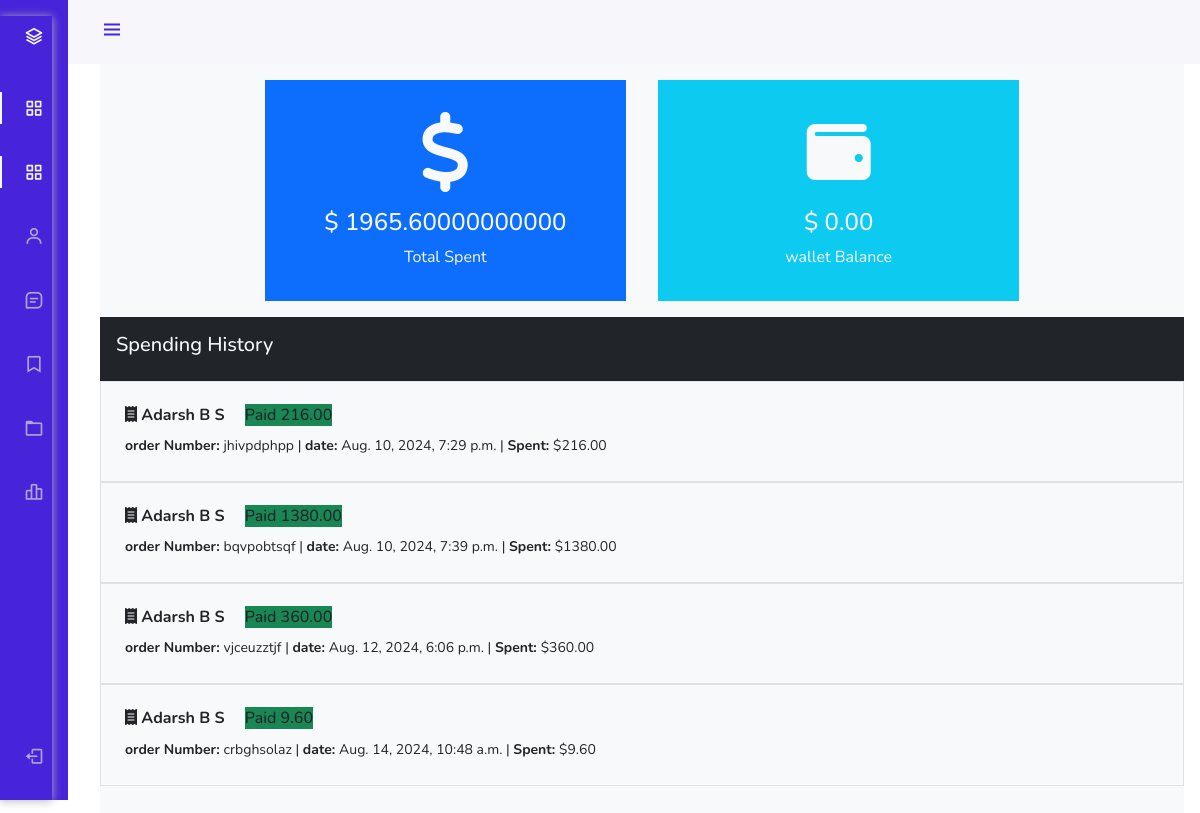
The page /dashboard/wallet/ (signed in) on the database its author committed.
### userauths/models.py (models this page shows, shortened)
class Profile(models.Model):
    pid=ShortUUIDField(length=7, max_length=25, alphabet='adcdefghijklmnopqrstuvwxyz1234')
    image=models.FileField(upload_to='user_directory_path',default='default.jpg',null=True,blank=True)
    user=models.OneToOneField("User", on_delete=models.CASCADE)
    full_name=models.CharField(max_length=100,null=True,blank=True)
    phone=models.CharField(max_length=20,null=True,blank=True)
    gender= models.CharField(max_length=20,choices=GENDER_CHOICE,default='other')
    country=models.CharField(max_length=100,null=True,blank=True)
    city=models.CharField(max_length=100,null=True,blank=True)
    state=models.CharField(max_length=100,null=True,blank=True)
    address=models.CharField(max_length=1000,null=True,blank=True)
    identity_type=models.CharField(max_length=20,choices=IDENTITY_TYPE,null=True,blank=True)
    identity_image=models.FileField(upload_to='user_directory_path',default='id.jpg',null=True,blank=True)
    facebook=models.URLField(max_length=200,null=True,blank=True)
    instagram=models.URLField(max_length=200,null=True,blank=True)
    wallet=models.DecimalField(max_digits=12, decimal_places=2,default=0.00)
    varified=models.BooleanField(default=False)
    date=models.DateTimeField(auto_now_add=True)
    class Meta:
        ordering=['-date']

### hotel/models.py (models this page shows, shortened)
class Booking(models.Model):
    user = models.ForeignKey(User,on_delete=models.SET_NULL ,null=True,blank=True)
    payment_status = models.CharField(max_length=100, choices=PAYMENT_STATUS)
    coupons=models.ManyToManyField('hotel.Coupon', blank=True)
    full_name = models.CharField(max_length=1000)
    email = models.EmailField(max_length=254)
    phone = models.CharField(max_length=50)
    hotel =models.ForeignKey(Hotel, on_delete=models.SET_NULL,null=True,blank=True)
    room_type = models.ForeignKey(RoomType,on_delete=models.SET_NULL,null=True,blank=True)
    room = models.ManyToManyField(Room)
    before_discount = models.DecimalField( max_digits=12, decimal_places=2,default=0)
    total = models.DecimalField( max_digits=12, decimal_places=2,default=0)
    saved = models.DecimalField( max_digits=12, decimal_places=2,default=0)
    check_in_date= models.DateField()
    check_out_date= models.DateField()
    total_days=models.PositiveIntegerField()
    num_adults=models.PositiveIntegerField()
    num_children=models.PositiveIntegerField()
    check_in = models.BooleanField(default=False)
    check_out = models.BooleanField(default=False)
    is_active = models.BooleanField(default=False)
    checked_in_tracker = models.BooleanField(default=False)
    checked_out_tracker = models.BooleanField(default=False)
    date = models.DateTimeField(auto_now_add=True)
    strip_payment_intent = models.CharField(max_length=1000, null=True, blank=True)
    success_id = ShortUUIDField(unique=True, length=10, max_length=20, alphabet='abcdefghijklmnopqrstuvwxyz', null=True , blank=True)
    booking_id=  ShortUUIDField(unique=True, length=10, max_length=20, alphabet='abcdefghijklmnopqrstuvwxyz')

class Hotel(models.Model):
    user = models.ForeignKey(User,on_delete=models.SET_NULL,null=True)
    name = models.CharField(max_length=100)
    description = CKEditor5Field(null=True,blank=True, config_name='extends')
    image = models.FileField(upload_to='hotel_galley')
    address = models.CharField(max_length=200)
    mobile = models.CharField(max_length=50)
    email = models.EmailField(max_length=110)
    status = models.CharField(max_length=20,choices=HOTEL_STATUS ,default='Live')
    tag=TaggableManager(blank=True)
    views=models.IntegerField(default=0)
    featured=models.BooleanField(default=False)
    hid = ShortUUIDField(unique=True, length=10, max_length=20, alphabet='abcdefghijklmnopqrstuvwxyz')
    slug= models.SlugField(unique=True)
    date= models.DateTimeField(auto_now_add=True)

### user_dashboard/views.py (the view)
# urls.py: path('wallet/',views.wallet,name="wallet"),
@login_required
def wallet(request):
    bookings = Booking.objects.filter(user=request.user,payment_status="Paid")
    total_spent = Booking.objects.filter(user=request.user,payment_status='Paid').aggregate(amount=models.Sum("total"))
    wallet_balance = request.user.profile.wallet
    context={
        'bookings':bookings,
        'total_spent': total_spent,
        'wallet_balance':wallet_balance
    }
    return render(request, 'user_dashboard/wallet.html',context)

### templates/user_dashboard/wallet.html (shortened to what this page needs)
{% load static%}
<!DOCTYPE html>
<html lang="en">
<head>
    <link rel="stylesheet" href="https://cdn.jsdelivr.net/npm/bootstrap@4.3.1/dist/css/bootstrap.min.css">
<link href="https://cdn.jsdelivr.net/npm/bootstrap@5.0.0-beta1/dist/css/bootstrap.min.css" rel="stylesheet">
<link href="https://cdn.jsdelivr.net/npm/boxicons@latest/css/boxicons.min.css" rel="stylesheet">
<link rel="stylesheet" href="{% static "css/style.css" %}">
</head>
<body id="body-pd">
    <header class="header" id="header">
        <div class="header_toggle"> <i class='bx bx-menu' id="header-toggle"></i> </div>
    </header>
    <div class="l-navbar" id="nav-bar">
        <nav class="nav">
            <div> <a href="#" class="nav_logo"> <i class='bx bx-layer nav_logo-icon'></i> <span class="nav_logo-name">BBBootstrap</span> </a>
                <div class="nav_list"> <a href="{% url 'user_dashboard:dashboard' %}" class="nav_link active"> <i class='bx bx-grid-alt nav_icon'></i> <span class="nav_name">Dashboard</span> </a>  <a href="{% url 'user_dashboard:bookings' %}" class="nav_link active"> <i class='bx bx-grid-alt nav_icon'></i> <span class="nav_name">All bookings</span> </a> <a href="{% url 'user_dashboard:profile' %}" class="nav_link"> <i class='bx bx-user nav_icon'></i> <span class="nav_name">My Profile</span> </a> <a href="{% url 'user_dashboard:notifications' %}" class="nav_link"> <i class='bx bx-message-square-detail nav_icon'></i> <span class="nav_name">Notifications</span> </a> <a href="{% url 'user_dashboard:bookmark' %}" class="nav_link"> <i class='bx bx-bookmark nav_icon'></i> <span class="nav_name">Bookmark</span> </a> <a href="{% url 'user_dashboard:wallet' %}" class="nav_link"> <i class='bx bx-folder nav_icon'></i> <span class="nav_name">Wallet</span> </a> <a href="{% url 'user_dashboard:change_password' %}" class="nav_link"> <i class='bx bx-bar-chart-alt-2 nav_icon'></i> <span class="nav_name">change Password</span> </a> </div>
            </div> <a href="{% url 'userauths:logOut' %}" class="nav_link"> <i class='bx bx-log-out nav_icon'></i> <span class="nav_name">SignOut</span> </a>
        </nav>
    </div>
    <div class="height-100 bg-light">
            <div class="container-fluid">
                <div class="row text-center text-light justify-content-center">
                    <div class="col-4 m-3 p-3 bg-primary">
                        <i class="fa-solid fa-dollar-sign fa-5x my-3"></i>
                        <h4>$ {{total_spent.amount}}</h4>
                        <p class="pb-0 mb-0">Total Spent</p>
                    </div>
                    <div class="col-4 m-3 p-3 bg-info">
                        <i class="fa-solid fa-wallet fa-4x my-4"></i>
                        <h4>$ {{wallet_balance}}</h4>
                        <p>wallet Balance</p>
                    </div>
                </div>
           </div>
           <div class="container ">
            <div class="row">
                <div class="bg-dark text-light p-3">
                    <h5>Spending History</h5>
                </div>
                {% for b in bookings %}
                <div class="content p-4 border">
                     <h6><i class="fas fa-receipt"></i><b> {{b.hotel.name}}</b> <span class="bg-success ml-3"> {{b.payment_status}} {{b.total}}</span></h6>
                     <small><b>order Number: </b> {{b.booking_id}}  |  <b>date: </b> {{b.date}} | <b>Spent: </b> ${{b.total}}</small>
                </div>
                {% endfor %}
            </div>
           </div>
     </div>
</body>
</html>

### static/css/style.css (style rules this page uses)
nav { box-shadow: 0px 1px 9px #b7b6b9; border-bottom: 0px solid rgb(161, 158, 158); }

### templates/user_dashboard/wallet.html (style rules this page uses)
:root { --header-height: 3rem;--nav-width: 68px;--first-color: #4723D9;--first-color-light: #AFA5D9;--white-color: #F7F6FB;--body-font: 'Nunito', sans-serif;--normal-font-size: 1rem;--z-fixed: 100 }
*,::before,::after { box-sizing: border-box }
body { position: relative;margin: var(--header-height) 0 0 0;padding: 0 1rem;font-family: var(--body-font);font-size: var(--normal-font-size);transition: .5s }
a { text-decoration: none }
.header { width: 100%;height: var(--header-height);position: fixed;top: 0;left: 0;display: flex;align-items: center;justify-content: space-between;padding: 0 1rem;background-color: var(--white-color);z-index: var(--z-fixed);transition: .5s }
.header_toggle { color: var(--first-color);font-size: 1.5rem;cursor: pointer }
.l-navbar { position: fixed;top: 0;left: -30%;width: var(--nav-width);height: 100vh;background-color: var(--first-color);padding: .5rem 1rem 0 0;transition: .5s;z-index: var(--z-fixed) }
.nav { height: 100%;display: flex;flex-direction: column;justify-content: space-between;overflow: hidden }
.nav_logo, .nav_link { display: grid;grid-template-columns: max-content max-content;align-items: center;column-gap: 1rem;padding: .5rem 0 .5rem 1.5rem }
.nav_logo { margin-bottom: 2rem }
.nav_logo-icon { font-size: 1.25rem;color: var(--white-color) }
.nav_link { position: relative;color: var(--first-color-light);margin-bottom: 1.5rem;transition: .3s }
.nav_icon { font-size: 1.25rem }
.active { color: var(--white-color) }
.active::before { content: '';position: absolute;left: 0;width: 2px;height: 32px;background-color: var(--white-color) }
.height-100 { height:100vh }
@media screen and (min-width: 768px) { body { margin: calc(var(--header-height) + 1rem) 0 0 0;padding-left: calc(var(--nav-width) + 2rem) } }
@media screen and (min-width: 768px) { .header { height: calc(var(--header-height) + 1rem);padding: 0 2rem 0 calc(var(--nav-width) + 2rem) } }
@media screen and (min-width: 768px) { .l-navbar { left: 0;padding: 1rem 1rem 0 0 } }

### rows shown on the page
Profile: wallet "0.00"
Booking: hotel.name "Adarsh B S", payment_status "Paid", total "216.00", booking_id "jhivpdphpp", date "Aug. 10, 2024, 7:29 p.m."
Booking: hotel.name "Adarsh B S", payment_status "Paid", total "1380.00", booking_id "bqvpobtsqf", date "Aug. 10, 2024, 7:39 p.m."
Booking: hotel.name "Adarsh B S", payment_status "Paid", total "360.00", booking_id "vjceuzztjf", date "Aug. 12, 2024, 6:06 p.m."
Booking: hotel.name "Adarsh B S", payment_status "Paid", total "9.60", booking_id "crbghsolaz", date "Aug. 14, 2024, 10:48 a.m."

### other values the page prints
{{ total_spent.amount }} "1965.60000000000"
